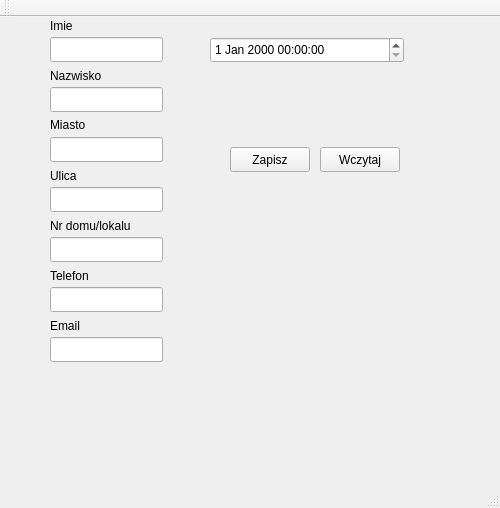
<?xml version="1.0" encoding="UTF-8"?>
<ui version="4.0">
 <class>MainWindow</class>
 <widget class="QMainWindow" name="MainWindow">
  <property name="geometry">
   <rect>
    <x>0</x>
    <y>0</y>
    <width>500</width>
    <height>508</height>
   </rect>
  </property>
  <property name="windowTitle">
   <string>MainWindow</string>
  </property>
  <widget class="QWidget" name="centralWidget">
   <widget class="QLineEdit" name="lineEdit">
    <property name="geometry">
     <rect>
      <x>50</x>
      <y>20</y>
      <width>113</width>
      <height>25</height>
     </rect>
    </property>
   </widget>
   <widget class="QLineEdit" name="lineEdit_2">
    <property name="geometry">
     <rect>
      <x>50</x>
      <y>70</y>
      <width>113</width>
      <height>25</height>
     </rect>
    </property>
   </widget>
   <widget class="QLineEdit" name="lineEdit_3">
    <property name="geometry">
     <rect>
      <x>50</x>
      <y>120</y>
      <width>113</width>
      <height>25</height>
     </rect>
    </property>
   </widget>
   <widget class="QLineEdit" name="lineEdit_4">
    <property name="geometry">
     <rect>
      <x>50</x>
      <y>170</y>
      <width>113</width>
      <height>25</height>
     </rect>
    </property>
   </widget>
   <widget class="QLineEdit" name="lineEdit_5">
    <property name="geometry">
     <rect>
      <x>50</x>
      <y>220</y>
      <width>113</width>
      <height>25</height>
     </rect>
    </property>
   </widget>
   <widget class="QDateTimeEdit" name="dateTimeEdit">
    <property name="geometry">
     <rect>
      <x>210</x>
      <y>20</y>
      <width>194</width>
      <height>26</height>
     </rect>
    </property>
   </widget>
   <widget class="QLabel" name="label">
    <property name="geometry">
     <rect>
      <x>50</x>
      <y>0</y>
      <width>54</width>
      <height>17</height>
     </rect>
    </property>
    <property name="text">
     <string>Imie</string>
    </property>
   </widget>
   <widget class="QLabel" name="label_2">
    <property name="geometry">
     <rect>
      <x>50</x>
      <y>50</y>
      <width>54</width>
      <height>17</height>
     </rect>
    </property>
    <property name="text">
     <string>Nazwisko</string>
    </property>
   </widget>
   <widget class="QLabel" name="label_3">
    <property name="geometry">
     <rect>
      <x>50</x>
      <y>100</y>
      <width>54</width>
      <height>17</height>
     </rect>
    </property>
    <property name="text">
     <string>&lt;html&gt;&lt;head/&gt;&lt;body&gt;&lt;p&gt;Miasto&lt;/p&gt;&lt;/body&gt;&lt;/html&gt;</string>
    </property>
   </widget>
   <widget class="QLabel" name="label_4">
    <property name="geometry">
     <rect>
      <x>50</x>
      <y>150</y>
      <width>54</width>
      <height>17</height>
     </rect>
    </property>
    <property name="text">
     <string>Ulica</string>
    </property>
   </widget>
   <widget class="QLabel" name="label_5">
    <property name="geometry">
     <rect>
      <x>50</x>
      <y>200</y>
      <width>111</width>
      <height>17</height>
     </rect>
    </property>
    <property name="text">
     <string>Nr domu/lokalu</string>
    </property>
   </widget>
   <widget class="QLineEdit" name="lineEdit_6">
    <property name="geometry">
     <rect>
      <x>50</x>
      <y>270</y>
      <width>113</width>
      <height>25</height>
     </rect>
    </property>
   </widget>
   <widget class="QLineEdit" name="lineEdit_7">
    <property name="geometry">
     <rect>
      <x>50</x>
      <y>320</y>
      <width>113</width>
      <height>25</height>
     </rect>
    </property>
   </widget>
   <widget class="QLabel" name="label_6">
    <property name="geometry">
     <rect>
      <x>50</x>
      <y>250</y>
      <width>111</width>
      <height>17</height>
     </rect>
    </property>
    <property name="text">
     <string>Telefon</string>
    </property>
   </widget>
   <widget class="QLabel" name="label_7">
    <property name="geometry">
     <rect>
      <x>50</x>
      <y>300</y>
      <width>111</width>
      <height>17</height>
     </rect>
    </property>
    <property name="text">
     <string>Email</string>
    </property>
   </widget>
   <widget class="QPushButton" name="saveButton">
    <property name="geometry">
     <rect>
      <x>230</x>
      <y>130</y>
      <width>80</width>
      <height>25</height>
     </rect>
    </property>
    <property name="text">
     <string>Zapisz</string>
    </property>
   </widget>
   <widget class="QPushButton" name="loadButton">
    <property name="geometry">
     <rect>
      <x>320</x>
      <y>130</y>
      <width>80</width>
      <height>25</height>
     </rect>
    </property>
    <property name="text">
     <string>Wczytaj</string>
    </property>
   </widget>
  </widget>
  <widget class="QMenuBar" name="menuBar">
   <property name="geometry">
    <rect>
     <x>0</x>
     <y>0</y>
     <width>500</width>
     <height>22</height>
    </rect>
   </property>
  </widget>
  <widget class="QToolBar" name="mainToolBar">
   <attribute name="toolBarArea">
    <enum>TopToolBarArea</enum>
   </attribute>
   <attribute name="toolBarBreak">
    <bool>false</bool>
   </attribute>
  </widget>
  <widget class="QStatusBar" name="statusBar"/>
 </widget>
 <layoutdefault spacing="6" margin="11"/>
 <resources/>
 <connections/>
</ui>
